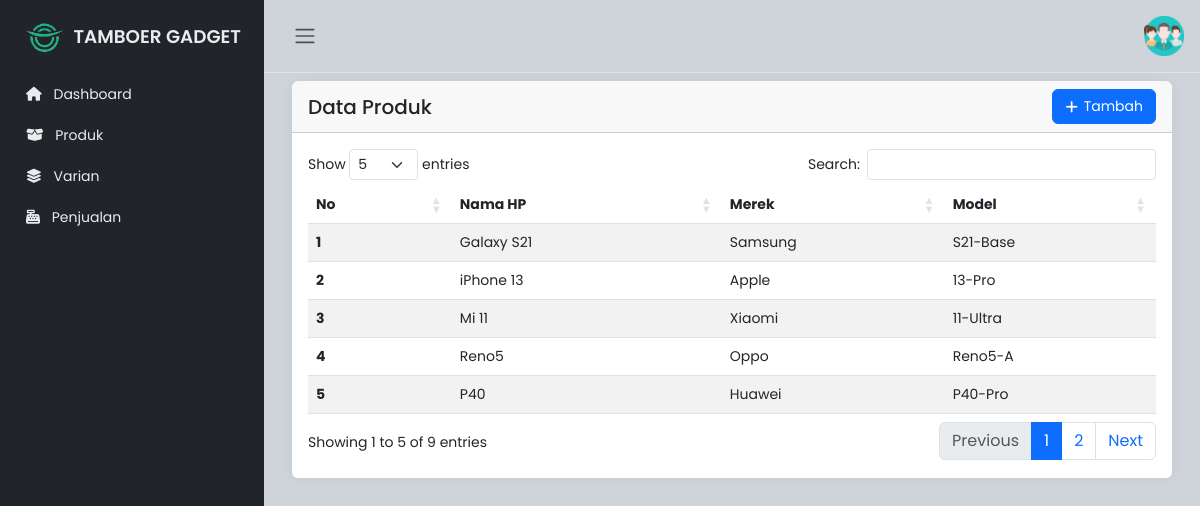
/pegawai/produk.php, run on the app's committed database.
### tables this page shows
CREATE TABLE `produk` (
  `id_produk` int(11) NOT NULL,
  `nama_hp` varchar(20) NOT NULL,
  `merek` varchar(15) NOT NULL,
  `model` varchar(15) NOT NULL
);

### pegawai/produk.php (the view, shortened to what this page needs)
<!DOCTYPE html>
<html lang="en">
<head>
    <link rel="stylesheet" href="https://cdn.jsdelivr.net/npm/bootstrap@5.3.0-alpha2/dist/css/bootstrap.min.css">
    <link rel="stylesheet" href="https://cdnjs.cloudflare.com/ajax/libs/font-awesome/6.1.1/css/all.min.css">
    <link rel="stylesheet" href="https://cdn.datatables.net/1.11.3/css/dataTables.bootstrap5.min.css">
    <link rel="stylesheet" href="../css/style.css">
</head>
<body>
    <div class="wrapper">
        <?php include 'sidebar.php'; ?>
        <div class="main">
            <?php include 'navbar.php'; ?>
            <main class="content px-3 py-2">
                <div class="container-fluid">
                    <div class="card border-0">
                        <div class="card-header d-flex justify-content-between align-items-center">
                            <h5 class="card-title mb-0">Data Produk</h5>
                            <a href="tambah_produk.php" class="btn btn-primary"
                                style="font-size: 14px; padding: 6px 12px; display: inline-flex; align-items: center; gap: 6px;">
                                <i class="fas fa-plus" style="font-size: 14px;"></i> Tambah
                            </a>
                        </div>
                        <div class="card-body">
                            <div class="table-responsive">
                                <table id="example" class="table table-striped">
                                    <thead>
                                        <tr>
                                            <th scope="col">No</th>
                                            <th scope="col">Nama HP</th>
                                            <th scope="col">Merek</th>
                                            <th scope="col">Model</th>
                                        </tr>
                                    </thead>
                                    <tbody>
                                        <?php
                                        include 'koneksi.php';
                                        $sql = "SELECT * FROM produk";
                                        $result = $conn->query($sql);
                                        if ($result->num_rows > 0) {
                                            $no = 1;
                                            while ($row = $result->fetch_assoc()) {
                                                echo "<tr>
                                                    <th scope='row'>" . $no++ . "</th>
                                                    <td>" . $row['nama_hp'] . "</td>
                                                    <td>" . $row['merek'] . "</td>
                                                    <td>" . $row['model'] . "</td>
                                                </tr>";
                                            }
                                        } else {
                                            echo "<tr><td colspan='5' class='text-center'>No data available</td></tr>";
                                        }
                                        ?>
                                    </tbody>
                                </table>
                            </div>
                        </div>
                    </div>
                </div>
            </main>
        </div>
    </div>
</body>
</html>

### css/style.css (style rules this page uses)
body { font-family: "Poppins", sans-serif; font-size: 0.875rem; opacity: 1; overflow-y: scroll; margin: 0; }
a { cursor: pointer; text-decoration: none; font-family: "Poppins", sans-serif; }
.wrapper { align-items: stretch; display: flex; width: 100%; }
.main { display: flex; flex-direction: column; min-height: 100vh; min-width: 0; overflow: hidden; transition: all 0.35s ease-in-out; width: 100%; background: var(--bs-dark-bg-subtle); }
.content { flex: 1; max-width: 100vw; width: 100vw; }
@media (min-width: 768px) { .content { max-width: auto; width: auto; } }
.card { box-shadow: 0 0 0.875rem 0 rgba(34, 46, 60, 0.05); margin-bottom: 24px; }

### data on the page
produk: nama_hp "Galaxy S21", merek "Samsung", model "S21-Base"
produk: nama_hp "iPhone 13", merek "Apple", model "13-Pro"
produk: nama_hp "Mi 11", merek "Xiaomi", model "11-Ultra"
produk: nama_hp "Reno5", merek "Oppo", model "Reno5-A"
produk: nama_hp "P40", merek "Huawei", model "P40-Pro"
